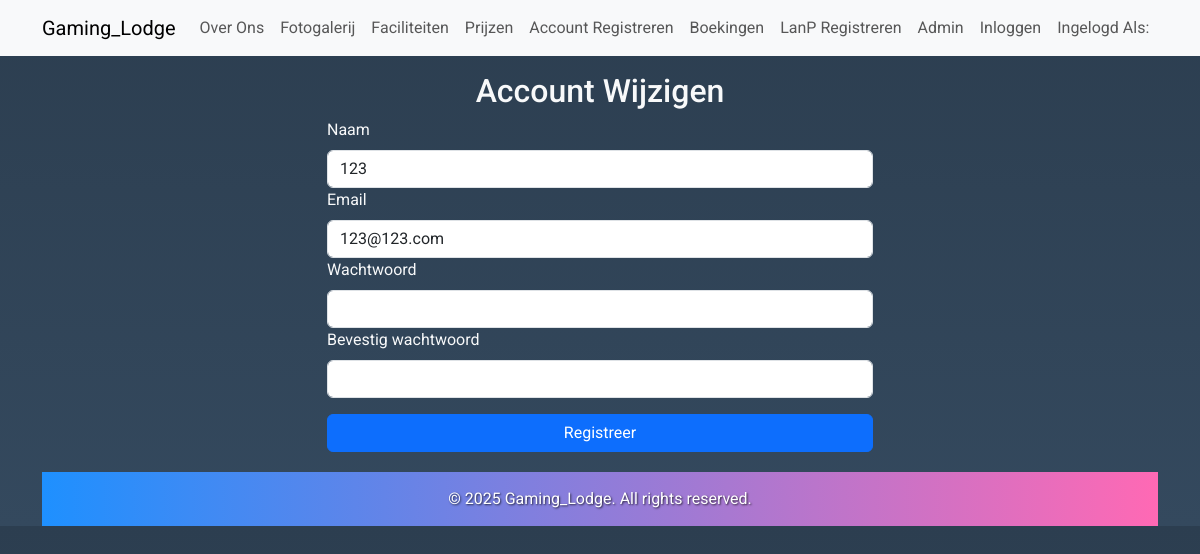
Before: /klant/update/1 with the older database file.
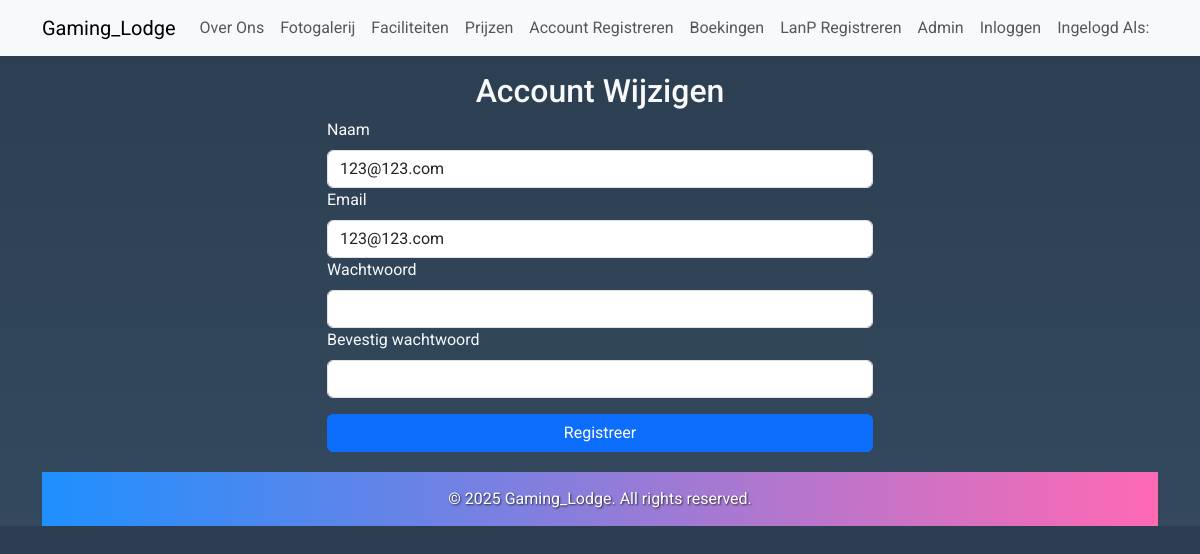
After: the same page with the newer database file.
### dbmodel.py (models this page shows)
class KlantTabel(db.Model, UserMixin):
    id = db.Column(db.Integer, primary_key=True)
    username = db.Column(db.String(80), nullable=False)
    email = db.Column(db.String(120), nullable=False)
    password = db.Column(db.String(120), nullable=False)
    def __repr__(self):
        return f"User('{self.username}', '{self.email}')"

### routes.py (the view, shortened to what this page needs)
@app.route('/klant/update/<int:id>', methods=['GET', 'POST'])
def upd_user(id):
    klant = KlantTabel.query.get_or_404(id)
    form = RegistratieFormulier(obj=klant)
    print(klant)
    return render_template('registreren.html', form=form, actie='Wijzigen')

### Formulieren.py (shortened to what this page needs)
class RegistratieFormulier(FlaskForm):
    username = StringField('Naam', validators=[DataRequired()])
    email = StringField('Email', validators=[DataRequired(), Email()])
    password = PasswordField('Wachtwoord', validators=[DataRequired()])
    confirm_password = PasswordField('Bevestig wachtwoord', validators=[DataRequired(), EqualTo('password')])
    submit = SubmitField('Registreer')

### app.py (called while the page is built)
@app.before_request
def create_tables():
    db.create_all()

### templates/registreren.html (shortened to what this page needs)
{% extends "base.html" %}
{% block content %}
<div class="row justify-content-center">
  <div class="col-md-6">
    <h2 class="text-center">Account {{ actie if actie else "Toevoegen" }}</h2>
    <form method="POST" action="">
      <div class="form-group">
        {{ form.username.label(class="form-label") }}
        {{ form.username(class="form-control") }}
      </div>
      <div class="form-group">
        {{ form.email.label(class="form-label") }}
        {{ form.email(class="form-control") }}
      </div>
      <div class="form-group">
        {{ form.password.label(class="form-label") }}
        {{ form.password(class="form-control") }}
      <div class="form-group">
        {{ form.confirm_password.label(class="form-label") }}
        {{ form.confirm_password(class="form-control") }}
      </div>
      <div class="form-group mt-3">
        {{ form.submit(class="btn btn-primary w-100") }}
      </div>
    </form>
  </div>
</div>
{% endblock %}

Changed rows visible on the page:
changed KlantTabel "123@123.com": username "123" → "123@123.com"
